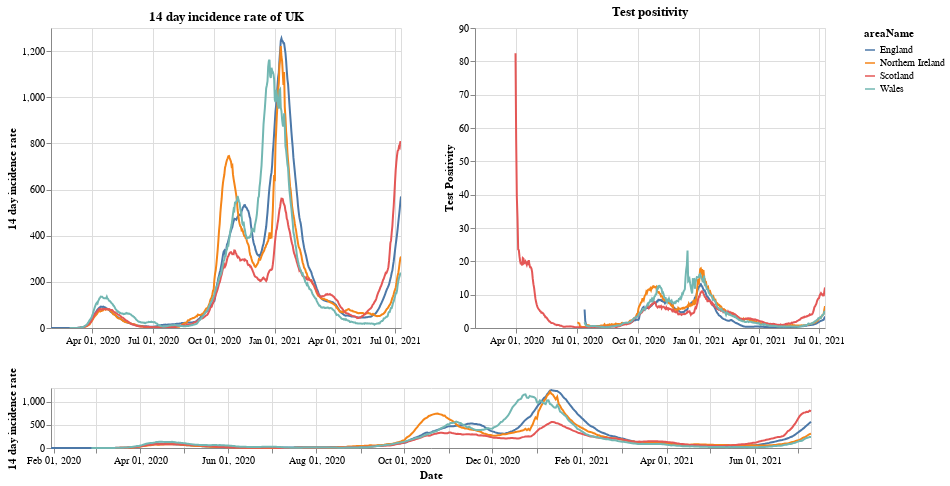

Source (notebook cell):
### Markdown cell above
# Plots

First a plot with each country in the UK. The top right shows the positivity rate for (which is the percentage of registered tests which were positive) while the top left is the 14 day incidence rate. The bottom chart can be used to select the timeframe (does not work on a mobile device).

### Code cell
#collapse
brush = alt.selection(type='interval', name='DateBrush',encodings=['x'],fields=['Time'])
leg_selection = alt.selection_multi(fields=['areaName'], bind='legend')

base = alt.Chart(uk_cases).mark_line().encode(
    x=alt.X("yearmonthdate(date):T", axis=alt.Axis(title='Date')),
    y=alt.Y("twoWeeklyCasesRate:Q", axis=alt.Axis(title='14 day incidence rate')),
    tooltip=['areaName', 'date','twoWeeklyCasesRate', 'testPositivity'],
    color='areaName',
    opacity=alt.condition(leg_selection, alt.value(2), alt.value(0.1))
).add_selection(leg_selection).properties(width=350)

upper = base.encode(alt.X('yearmonthdate(date):T', axis=alt.Axis(title=''),
                         scale=alt.Scale(domain=brush))
                   ).properties(title=f'14 day incidence rate of UK')
upper_right = upper.encode(alt.Y('testPositivity:Q', axis=alt.Axis(title='Test Positivity'))).properties(title='Test positivity')
lower = base.properties(height=60, width = 760).add_selection(brush)

(upper | upper_right) & lower

### Figure 1 — Vega-Lite specification as saved in the notebook (floating-point values rounded to 4 significant figures; data arrays with more than 128 entries replaced by an {"elided": "..."} marker saying what was removed)
{"config": {"view": {"continuousWidth": 400, "continuousHeight": 300}}, "vconcat": [{"hconcat": [{"mark": "line", "encoding": {"color": {"type": "nominal", "field": "areaName"}, "opacity": {"condition": {"value": 2, "selection": "selector001"}, "value": 0.1}, "tooltip": [{"type": "nominal", "field": "areaName"}, {"type": "temporal", "field": "date"}, {"type": "quantitative", "field": "twoWeeklyCasesRate"}, {"type": "quantitative", "field": "testPositivity"}], "x": {"type": "temporal", "axis": {"title": ""}, "field": "date", "scale": {"domain": {"selection": "DateBrush"}}, "timeUnit": "yearmonthdate"}, "y": {"type": "quantitative", "axis": {"title": "14 day incidence rate"}, "field": "twoWeeklyCasesRate"}}, "selection": {"selector001": {"type": "multi", "fields": ["areaName"], "bind": "legend"}}, "title": "14 day incidence rate of UK", "width": 350}, {"mark": "line", "encoding": {"color": {"type": "nominal", "field": "areaName"}, "opacity": {"condition": {"value": 2, "selection": "selector001"}, "value": 0.1}, "tooltip": [{"type": "nominal", "field": "areaName"}, {"type": "temporal", "field": "date"}, {"type": "quantitative", "field": "twoWeeklyCasesRate"}, {"type": "quantitative", "field": "testPositivity"}], "x": {"type": "temporal", "axis": {"title": ""}, "field": "date", "scale": {"domain": {"selection": "DateBrush"}}, "timeUnit": "yearmonthdate"}, "y": {"type": "quantitative", "axis": {"title": "Test Positivity"}, "field": "testPositivity"}}, "selection": {"selector001": {"type": "multi", "fields": ["areaName"], "bind": "legend"}}, "title": "Test positivity", "width": 350}]}, {"mark": "line", "encoding": {"color": {"type": "nominal", "field": "areaName"}, "opacity": {"condition": {"value": 2, "selection": "selector001"}, "value": 0.1}, "tooltip": [{"type": "nominal", "field": "areaName"}, {"type": "temporal", "field": "date"}, {"type": "quantitative", "field": "twoWeeklyCasesRate"}, {"type": "quantitative", "field": "testPositivity"}], "x": {"type": "temporal", "axis": {"title": "Date"}, "field": "date", "timeUnit": "yearmonthdate"}, "y": {"type": "quantitative", "axis": {"title": "14 day incidence rate"}, "field": "twoWeeklyCasesRate"}}, "height": 60, "selection": {"selector001": {"type": "multi", "fields": ["areaName"], "bind": "legend"}, "DateBrush": {"type": "interval", "encodings": ["x"], "fields": ["Time"]}}, "width": 760}], "data": {"name": "data-9e64965f08b1340d24b312b199dc1396"}, "$schema": "https://vega.github.io/schema/vega-lite/v4.8.1.json", "datasets": {"data-9e64965f08b1340d24b312b199dc1396": {"elided": "2020 records"}}}
